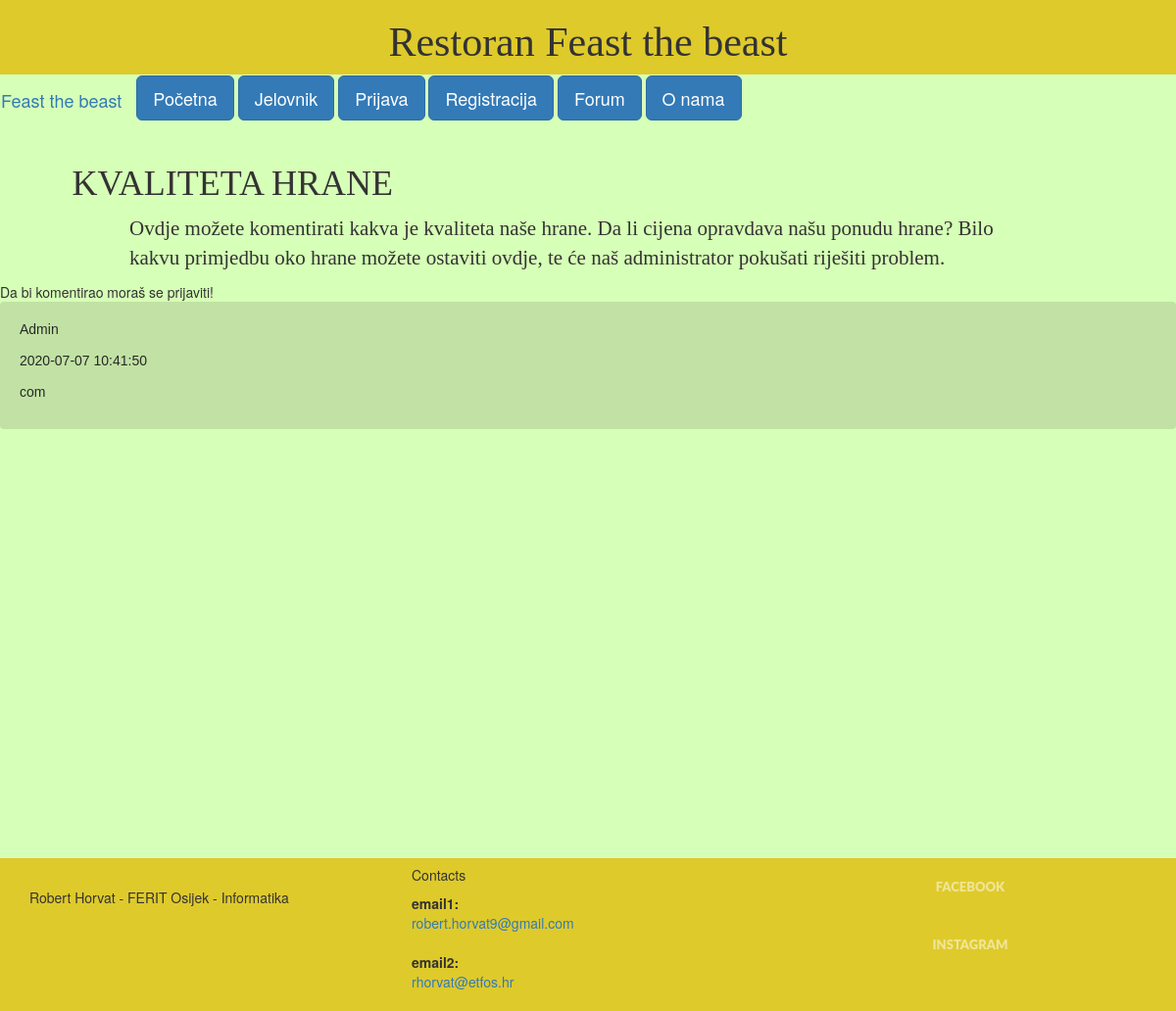
Page /kvaliteta_hrane.php on the committed database.
### tables this page shows
CREATE TABLE `komentari` (
  `ID` int(250) NOT NULL,
  `Korisnicko_ime` varchar(250) NOT NULL,
  `Datum` datetime NOT NULL DEFAULT current_timestamp(),
  `Komentar` text NOT NULL,
  `ID_stranice` int(250) NOT NULL
);

### komentari.php (the view, shortened to what this page needs)
<?php
function dohvatiKomentar($conn, $id_stranice){
    $sql = "SELECT * FROM komentari WHERE ID_stranice='$id_stranice'";
    $rezultat = $conn->query($sql);
        if(mysqli_query($conn, $sql)) {
            while($row = $rezultat->fetch_assoc()){
                echo "<div class='komentari-box'><p>";
                echo $row['Korisnicko_ime']."<br><br>";
                echo $row['Datum']."<br><br>";
                echo nl2br($row['Komentar']);
                echo "</div>";
            }
        } else {
            $error = "Error: " . $sql . "<br>" . mysqli_error($conn);
            echo $error;
        }
}
?>

### stil1.css (style rules this page uses)
body { background-color: #d6ffb7; }
* { margin:0; padding:0; }
html, body { height: 100%; }
.komentari-box { padding: 20px; margin-bottom: 4px; background-color: #c1e2a4; border-radius: 4px; position: relative; }
.komentari-box p { font-family: Arial; font-size: 14px; line-height: 16px; color:#282828; font-weight: 100; }

### kvaliteta_hrane.php (style rules this page uses)
body { background-color: #d6ffb7; }

### rows in the picture
komentari: Korisnicko_ime "Admin", Datum "2020-07-07 10:41:50", Komentar "com"
